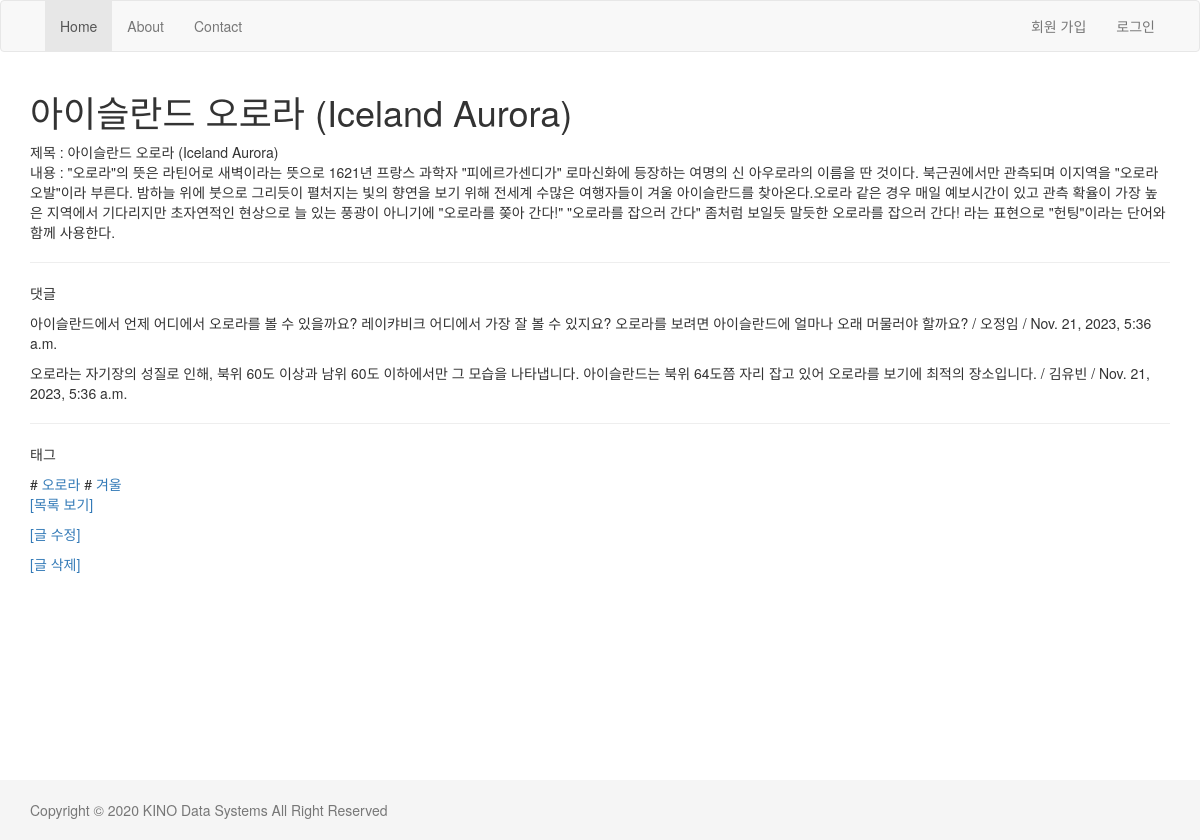
Page /blog/8/ on the committed database.
### blog/models.py (models this page shows, shortened)
class Post(models.Model):
    title = models.CharField(max_length=250)
    body = models.TextField()
    ip = models.GenericIPAddressField(null=True)
    tag = models.ManyToManyField('Tag', null=True, blank=True)

class Comment(models.Model):
    post = models.ForeignKey(Post, on_delete=models.CASCADE, related_name='comments')
    author = models.CharField(max_length=20)
    message = models.TextField()
    created = models.DateField(auto_now_add=True)
    updated = models.DateTimeField(auto_now=True)

class Tag(models.Model):
    name = models.CharField(max_length=50, unique=True)

### blog/views.py (the view)
# urls.py: path('<int:no>/', views.detail, name='detail'),
def detail(request, no):
    post = get_object_or_404(Post, id=no)
    comment_list = post.comments.all()
    tag_list = post.tag.all()
    return render(request, 'blog/detail.html',{'post':post, 'comment_all':comment_list, 'tag_list':tag_list,})

### blog/templates/blog/detail.html (shortened to what this page needs)
{% extends "layout.html" %}
{% block content %}
    <h1> {{post.title}} </h1>
    제목 : {{post.title}} <br>
    내용 : {{post.body}} <br>
    <hr>
    <p>댓글</p>
    {% for comment in comment_all %}
        <p>{{comment.message}} / {{comment.author}} / {{comment.updated}}</p>
    {% empty %}
        <p> 댓글이 존재하지 않습니다. </p>
    {% endfor %}
    <hr>
    <p>태그</p>
    {% for tag in tag_list %}
        #   <a href="/blog/tag/{{tag.id}}/"> {{tag.name}} </a>
    {% endfor %}
    <p>
        <a href="{% url 'blog:list' %}">[목록 보기]</a>
    </p>
    <p>
        <a href="{% url 'blog:update'   post.id   %}">[글 수정]</a>
    </p>
    <p>
        <a href="{% url 'blog:delete'   post.id   %}">[글 삭제]</a>
    </p>
{% endblock content %}

### templates/layout.html (style rules this page uses)
html { position: relative; min-height: 100% }
body { margin-bottom: 60px }

### rows in the picture
Post: title "아이슬란드 오로라 (Iceland Aurora)", body "\"오로라\"의 뜻은 라틴어로 새벽이라는 뜻으로 1621년 프랑스 과학자 \"피에르가센디가\" 로마신화에 등장하는 여명의 신 아우로라의 이름을 딴 것이다. 북근권에서만 관측되며 이지역을 \"오로라 오발\"이라 부른다. 밤하늘 위에 붓으로 그리듯이 펼처지는 빛의 향연을 보기 위해 전세계 수많은 여행자들이 겨울 아이슬란드를 찾아온다.오로라 같은 경우 매일 예보시간이 있고 관측 확율이 가장 높은 지역에서 기다리지만 초자연적인 현상으로 늘 있는 풍광이 아니기에 \"오로라를 쫒아 간다!\" \"오로라를 잡으러 간다\" 좀처럼 보일듯 말듯한 오로라를 잡으러 간다! 라는 표현으로 \"헌팅\"이라는 단어와 함께 사용한다."
Comment: message "아이슬란드에서 언제 어디에서 오로라를 볼 수 있을까요? 레이캬비크 어디에서 가장 잘 볼 수 있지요? 오로라를 보려면 아이슬란드에 얼마나 오래 머물러야 할까요?", author "오정임", updated "Nov. 21, 2023, 5:36 a.m."
Comment: message "오로라는 자기장의 성질로 인해, 북위 60도 이상과 남위 60도 이하에서만 그 모습을 나타냅니다. 아이슬란드는 북위 64도쯤 자리 잡고 있어 오로라를 보기에 최적의 장소입니다.", author "김유빈", updated "Nov. 21, 2023, 5:36 a.m."
Tag: name "오로라"
Tag: name "겨울"
